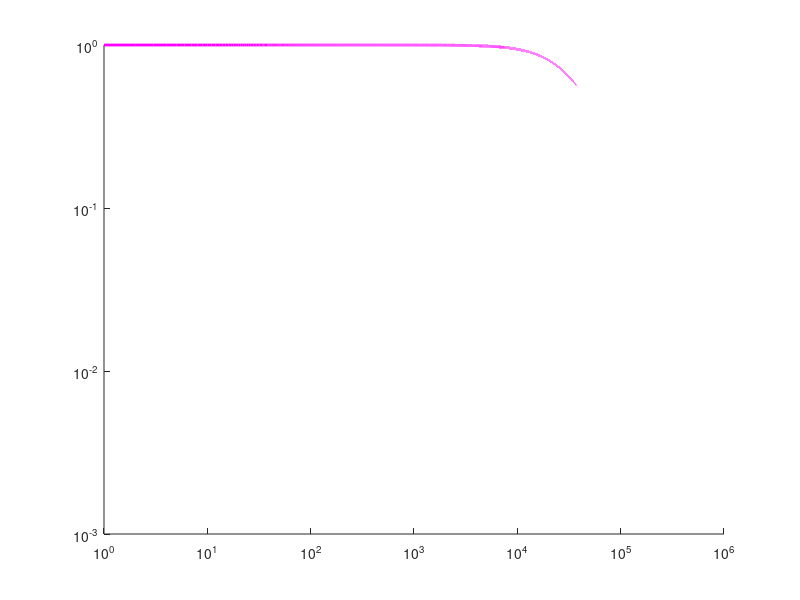

Here is the MATLAB script that generated this plot:
%%%THS 4131 filter

C1 = 3.9e-9;
n = 2;
C2 = n*C1;


R2 = 330;
R3 = 560;
m = R3/R2;
R1 = 330;
R = R2;
C = C1;

C3 = 100e-12;
R4 = .1;
Rt = 1e6;

K = R2/R1;

FSF = 1;

fc = 1/(2*pi*sqrt(2*R2*R3*C1*C2))


Q = sqrt(2*R2*R2*C1*C2)/(R3*C1+R2*C1+K*R3*C1)

fc2 = 1/(2*pi*R*C*sqrt(2*m*n))
Q2 = sqrt(2*m*n)/(1+m*(1+K))


f = (1:1:1e6);

Hd = (K./(-(f./(FSF*fc)).^2 + (1/Q).*((1i*f)./(FSF*fc))+1)).*((Rt./(2.*R4+Rt))./(1+ (1i*2*pi.*f*R4*Rt*C3)./(2*R4+Rt)));

hold on; loglog(f, abs(Hd),'-m','linewidth', 2);